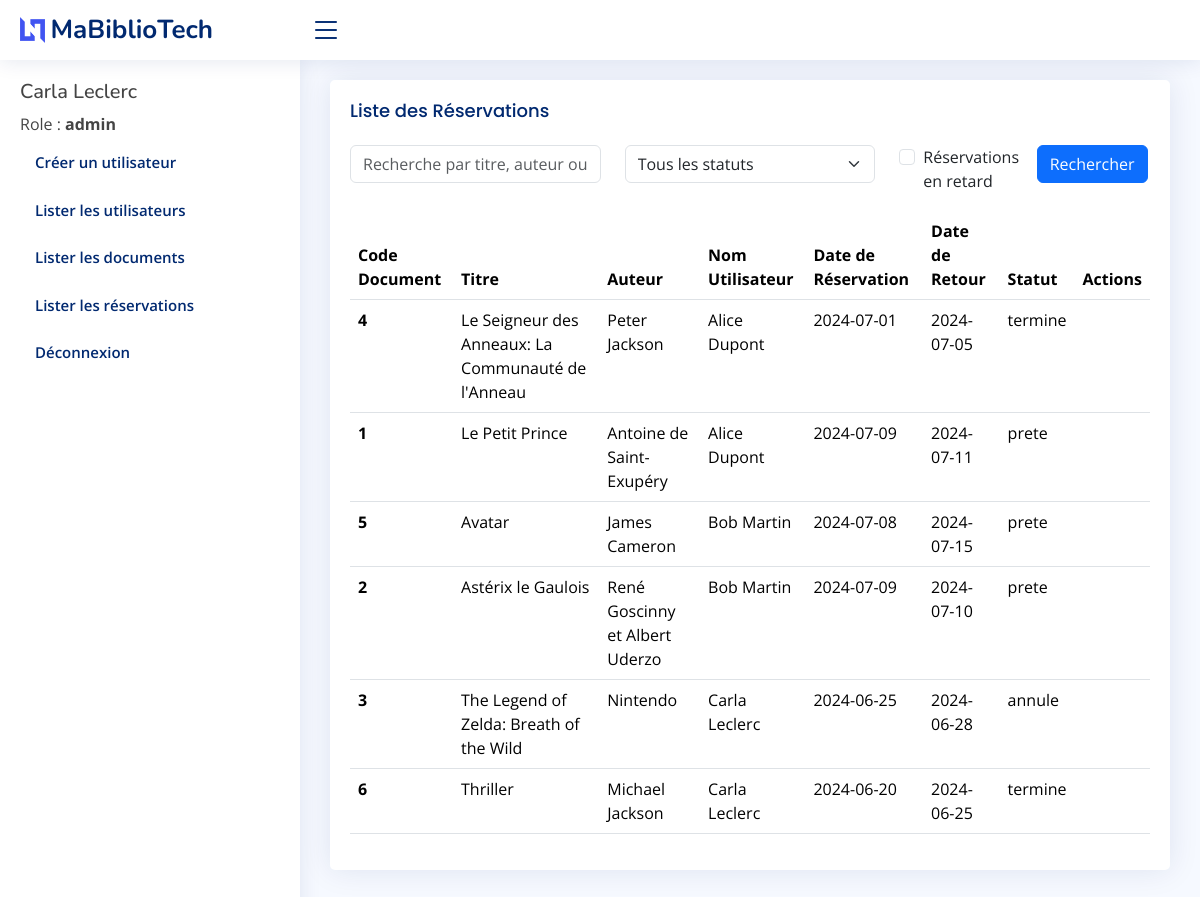
The app's page /Reservation/list (signed in) with its own data.
### tables this page shows
CREATE TABLE Reservation (
    Reservation_ID INT AUTO_INCREMENT PRIMARY KEY,
    Code_Membre INT,
    Code_Document INT,
    Status ENUM('prete', 'annule', 'termine', 'reserve'),
    Date_Reservation_Debut DATE,
    Date_Reservation_Retour DATE,
    FOREIGN KEY (Code_Membre) REFERENCES Utilisateur(Code_Membre),
    FOREIGN KEY (Code_Document) REFERENCES Document(Code_Document)
);

CREATE TABLE Document (
    Code_Document INT AUTO_INCREMENT PRIMARY KEY,
    Titre VARCHAR(100),
    Auteur VARCHAR(100),
    AnneeProduction YEAR,
    Categorie ENUM('roman', 'bande_dessinee', 'jeux_video', 'DVD', 'Blu_ray', 'CD'),
    Type ENUM('enfant', 'ado', 'adulte'),
    Genre ENUM('comedie', 'drame', 'horreur', 'sci_fi', 'documentaire'),
    Description TEXT,
    ISBN VARCHAR(13)
);

### library/Template.php (called while the page is built, shortened)
<?php
class Template {
    static public function render($vue, $data = array(), $errors = null) {
        $path = PATH_DIR;
        require "view/template-frontend.php";
    }
}

### controller/ControllerReservation.php (called while the page is built, shortened)
<?php
class ControllerReservation extends Controller {
    public function list($success = null, $errors = null) {
        $reservation = new Reservation;
        $search = isset($_POST['search']) ? $_POST['search'] : '';
        $statusFilter = isset($_POST['status']) ? $_POST['status'] : '';
        $overdueOnly = isset($_POST['overdue']) ? true : false;
        $reservations = $reservation->searchReservations($search, $statusFilter, $overdueOnly);
        return Template::render('lister-reservations', [
            'reservations' => $reservations,
            'search' => $search,
            'statusFilter' => $statusFilter,
            'overdueOnly' => $overdueOnly,
        ], $errors);
    }
}

### model/Reservation.php (called while the page is built, shortened)
<?php
class Reservation extends CRUD {
    protected $table = 'reservation';
    public function searchReservations($search, $statusFilter, $overdueOnly = false) {
        $sql = "SELECT r.*, d.Titre, d.Auteur, CONCAT(u.Prenom, ' ', u.Nom) AS Nom_Utilisateur
                FROM $this->table r
                JOIN Document d ON r.Code_Document = d.Code_Document
                JOIN Utilisateur u ON r.Code_Membre = u.Code_Membre
                WHERE (d.Titre LIKE ? OR d.Auteur LIKE ? OR u.Nom LIKE ? OR u.Prenom LIKE ?)";
        $params = ["%$search%", "%$search%", "%$search%", "%$search%"];
        $stmt = $this->prepare($sql);
        $stmt->execute($params);
        return $stmt->fetchAll();
    }
}
?>

### view/lister-reservations.php (the view, shortened to what this page needs)
<div class="card">
    <div class="card-body">
        <h5 class="card-title">Liste des Réservations</h5>
        <form method="post" action="<?= $path . "Reservation/list" ?>">
            <div class="row mb-3">
                <div class="col-sm-4">
                    <input type="text" class="form-control" name="search" placeholder="Recherche par titre, auteur ou utilisateur" value="<?= htmlspecialchars($search) ?>">
                </div>
                <div class="col-sm-4">
                    <select class="form-select" name="status">
                        <option value="">Tous les statuts</option>
                    </select>
                </div>
                <div class="col-sm-2">
                    <div class="form-check">
                        <input class="form-check-input" type="checkbox" name="overdue" id="overdue" <?= $overdueOnly ? 'checked' : '' ?>>
                        <label class="form-check-label" for="overdue">
                            Réservations en retard
                        </label>
                    </div>
                </div>
                <div class="col-sm-2">
                    <button type="submit" class="btn btn-primary">Rechercher</button>
                </div>
            </div>
        </form>
        <table class="table">
            <thead>
                <tr>
                    <th scope="col">Code Document</th>
                    <th scope="col">Titre</th>
                    <th scope="col">Auteur</th>
                    <th scope="col">Nom Utilisateur</th>
                    <th scope="col">Date de Réservation</th>
                    <th scope="col">Date de Retour</th>
                    <th scope="col">Statut</th>
                    <th scope="col">Actions</th>
                </tr>
            </thead>
            <tbody>
                <?php foreach($reservations as $reservation) { ?>
                <tr>
                    <th scope="row"><?= htmlspecialchars($reservation['Code_Document']) ?></th>
                    <td><?= htmlspecialchars($reservation['Titre']) ?></td>
                    <td><?= htmlspecialchars($reservation['Auteur']) ?></td>
                    <td><?= htmlspecialchars($reservation['Nom_Utilisateur']) ?></td>
                    <td><?= htmlspecialchars($reservation['Date_Reservation_Debut']) ?></td>
                    <td><?= htmlspecialchars($reservation['Date_Reservation_Retour']) ?></td>
                    <td><?= htmlspecialchars($reservation['Status']) ?></td>
                    <td>
                    </td>
                </tr>
                <?php } ?>
            </tbody>
        </table>
    </div>
</div>

### assets/css/style.css (style rules this page uses)
:root { scroll-behavior: smooth; }
body { font-family: 'Open Sans', sans-serif; background: #f6f9ff; color: #444444; }
h1, h2, h3, h4, h5, h6 { font-family: 'Nunito', sans-serif; }
.card { margin-bottom: 30px; border: none; border-radius: 5px; box-shadow: 0px 0 30px rgba(1, 41, 112, 0.1); }
.card-title { padding: 20px 0 15px 0; font-size: 18px; font-weight: 500; color: #012970; font-family: 'Poppins', sans-serif; }
.card-body { padding: 0 20px 20px 20px; }

### records on screen
reservation: Code_Document "4", Code_Document.Titre "Le Seigneur des Anneaux: La Communauté de l'Anneau", Code_Document.Auteur "Peter Jackson", Nom_Utilisateur "Alice Dupont", Date_Reservation_Debut "2024-07-01", Date_Reservation_Retour "2024-07-05", Status "termine"
reservation: Code_Document "1", Code_Document.Titre "Le Petit Prince", Code_Document.Auteur "Antoine de Saint-Exupéry", Nom_Utilisateur "Alice Dupont", Date_Reservation_Debut "2024-07-09", Date_Reservation_Retour "2024-07-11", Status "prete"
reservation: Code_Document "5", Code_Document.Titre "Avatar", Code_Document.Auteur "James Cameron", Nom_Utilisateur "Bob Martin", Date_Reservation_Debut "2024-07-08", Date_Reservation_Retour "2024-07-15", Status "prete"
reservation: Code_Document "2", Code_Document.Titre "Astérix le Gaulois", Code_Document.Auteur "René Goscinny et Albert Uderzo", Nom_Utilisateur "Bob Martin", Date_Reservation_Debut "2024-07-09", Date_Reservation_Retour "2024-07-10", Status "prete"
reservation: Code_Document "3", Code_Document.Titre "The Legend of Zelda: Breath of the Wild", Code_Document.Auteur "Nintendo", Nom_Utilisateur "Carla Leclerc", Date_Reservation_Debut "2024-06-25", Date_Reservation_Retour "2024-06-28", Status "annule"
reservation: Code_Document "6", Code_Document.Titre "Thriller", Code_Document.Auteur "Michael Jackson", Nom_Utilisateur "Carla Leclerc", Date_Reservation_Debut "2024-06-20", Date_Reservation_Retour "2024-06-25", Status "termine"

### other values on screen
$user["Prenom"] "Carla"
$user["Nom"] "Leclerc"
$user["Role"] "admin"
$config["label"] "Créer un utilisateur"
$config["label"] "Lister les utilisateurs"
$config["label"] "Lister les documents"
$config["label"] "Lister les réservations"
$config["label"] "Déconnexion"
